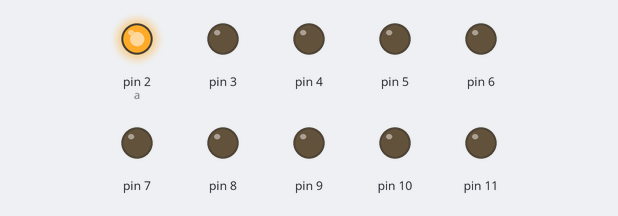
Recording of a sketch running on a simulated Arduino Uno, built with avr-gcc and run on an emulated ATmega328P. Parts: output pins drawn as LEDs (lit = HIGH).

Above: at 0.5 s.
At 1.5 s:
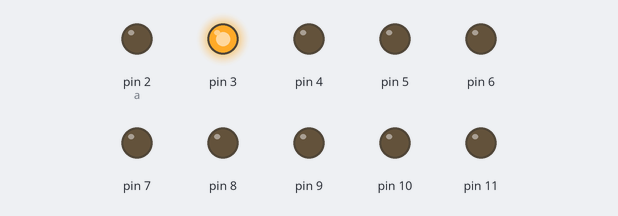
At 3.5 s:
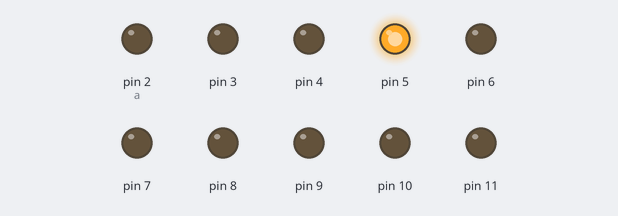
At 6.5 s:
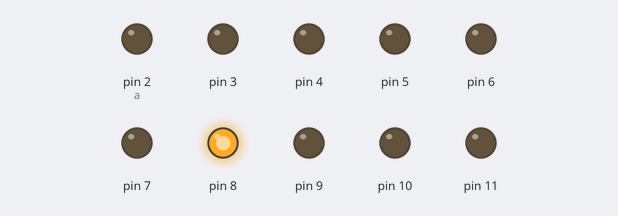
At 9.5 s:
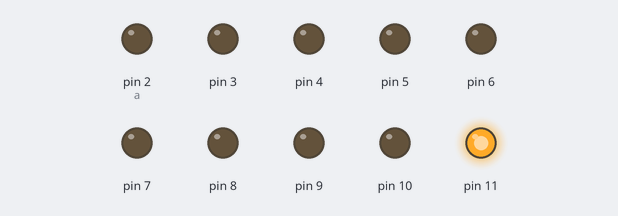
At 12.5 s:
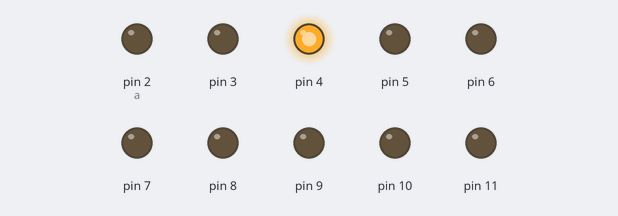
Timing chart, 0 to 13.0 s (numbered marks = the images above):
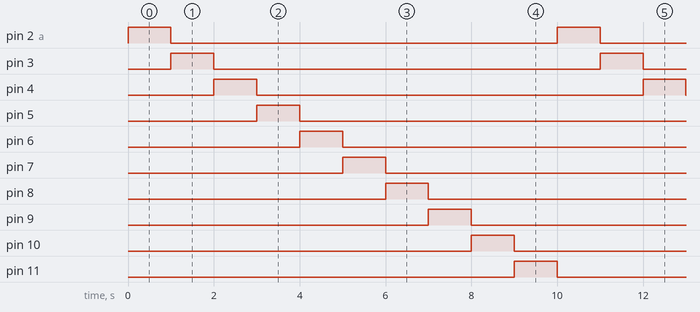

The sketch:

chenille.ino
```cpp
void setup() {
  pinMode(2, OUTPUT);
  pinMode(3, OUTPUT);
  pinMode(4, OUTPUT);
  pinMode(5, OUTPUT);
  pinMode(6, OUTPUT);
  pinMode(7, OUTPUT);
  pinMode(8, OUTPUT);
  pinMode(9, OUTPUT);
  pinMode(10, OUTPUT);
  pinMode(11, OUTPUT);

}

void loop() {
double i = 60.0;
int a  = 2;
for (a; a<12; a++){
  digitalWrite(a, HIGH);
  delay(60000/i);
  digitalWrite(a,LOW);
}
}
```

Measured:
- by itself, pin 2 (a), pin 3–11: alternates HIGH for 1.0 s and LOW for 9.0 s
- by itself, everything shown: repeats every 10.0 s, in 11 steps
